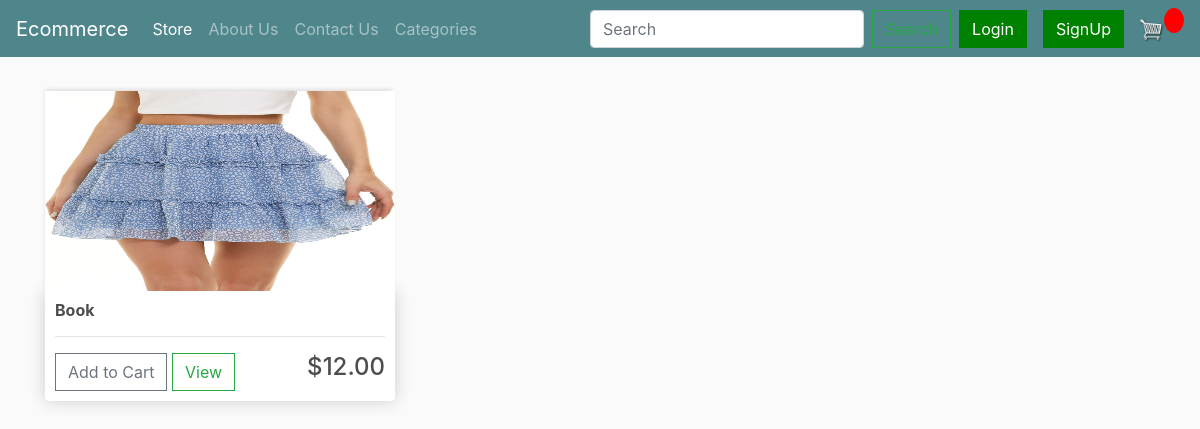
The page /search/ on the database as committed earlier.
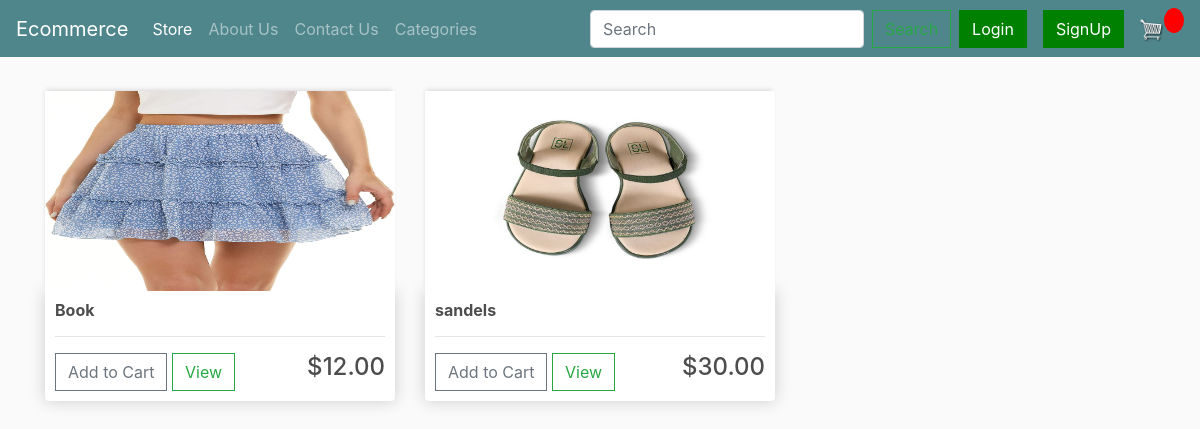
The same page on the database as committed later.
### store/models.py (models this page shows, shortened)
class Product(models.Model):
    name = models.CharField(max_length=200, null=True)
    price = models.DecimalField(max_digits=7, decimal_places=2)
    digital = models.BooleanField(default=False)
    image = models.ImageField(upload_to='products/')
    description = models.TextField(null=True, blank=True)
    in_stock = models.BooleanField(default=True)
    colors = models.ManyToManyField(Color, related_name='products')
    sizes = models.ManyToManyField(Size, related_name='products')
    category = models.ForeignKey(Category, on_delete=models.SET_DEFAULT, default=1)
    @property
    def imageURL(self):
        try:
            url = self.image.url
        except:
            url = ''  # Provide a default URL or handle the exception as per your application's needs
        return url

### store/views.py (the view)
# urls.py: path('search/', views.search_results, name='search_results'),
def search_results(request):
    query = request.GET.get('q')
    if query:
        products = Product.objects.filter(name__icontains=query)
    else:
        products = Product.objects.all()
    context = {
        'products': products,
        'query': query,
    }
    return render(request, 'store/search_result.html', context)

### store/templates/store/search_result.html (shortened to what this page needs)
{% extends 'store/main.html' %}
{% load static %}
{% block content %}
    <div class="row">
        {% if products %}
            {% for product in products %}
            <div class="col-lg-4">
                <img class="thumbnail" src="{{ product.imageURL }}">
                <div class="box-element product">
                    <h6><strong>{{ product.name }}</strong></h6>
                    <hr>
                    <button data-product="{{ product.id }}" data-action="add" class="btn btn-outline-secondary add-btn update-cart">Add to Cart</button>
                    <a href="#" class="btn btn-outline-success">View</a>
                    <h4 style="display: inline-block; float: right;">${{ product.price|floatformat:2 }}</h4>
                </div>
            </div>
            {% endfor %}
        {% endif %}
    </div>
{% endblock content %}

Rows that differ between the two databases and show on the page:
added Product: imageURL (picture), name "sandels", price "30.00"
